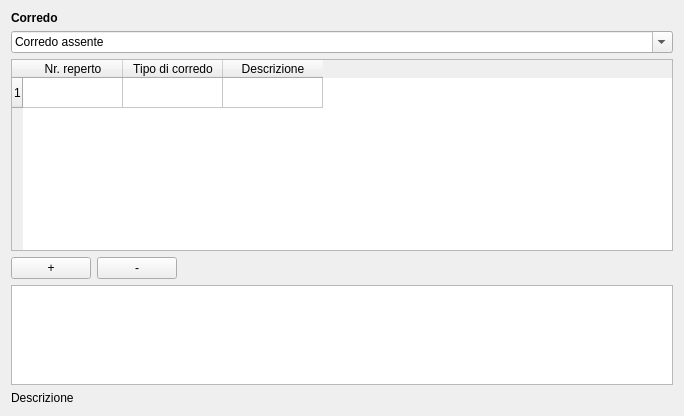
       <widget class="QWidget" name="tab_5">
        <attribute name="title">
         <string>Corredo</string>
        </attribute>
        <layout class="QGridLayout" name="gridLayout_11">
         <item row="0" column="0" colspan="2">
          <widget class="QLabel" name="label_17">
           <property name="font">
            <font>
             <weight>75</weight>
             <bold>true</bold>
            </font>
           </property>
           <property name="text">
            <string>Corredo </string>
           </property>
          </widget>
         </item>
         <item row="1" column="0" colspan="3">
          <widget class="QComboBox" name="comboBox_corredo_presenza">
           <property name="editable">
            <bool>true</bool>
           </property>
           <item>
            <property name="text">
             <string>Corredo assente</string>
            </property>
           </item>
           <item>
            <property name="text">
             <string>Corredo presente</string>
            </property>
           </item>
           <item>
            <property name="text">
             <string>Non determinabile</string>
            </property>
           </item>
          </widget>
         </item>
         <item row="2" column="0" colspan="3">
          <widget class="QTableWidget" name="tableWidget_corredo_tipo">
           <property name="frameShape">
            <enum>QFrame::StyledPanel</enum>
           </property>
           <property name="frameShadow">
            <enum>QFrame::Raised</enum>
           </property>
           <property name="verticalScrollBarPolicy">
            <enum>Qt::ScrollBarAsNeeded</enum>
           </property>
           <property name="horizontalScrollBarPolicy">
            <enum>Qt::ScrollBarAsNeeded</enum>
           </property>
           <property name="editTriggers">
            <set>QAbstractItemView::AnyKeyPressed|QAbstractItemView::DoubleClicked|QAbstractItemView::EditKeyPressed</set>
           </property>
           <property name="selectionMode">
            <enum>QAbstractItemView::SingleSelection</enum>
           </property>
           <property name="selectionBehavior">
            <enum>QAbstractItemView::SelectRows</enum>
           </property>
           <property name="rowCount">
            <number>1</number>
           </property>
           <property name="columnCount">
            <number>3</number>
           </property>
           <row/>
           <column>
            <property name="text">
             <string>Nr. reperto</string>
            </property>
           </column>
           <column>
            <property name="text">
             <string>Tipo di corredo</string>
            </property>
           </column>
           <column>
            <property name="text">
             <string>Descrizione</string>
            </property>
           </column>
          </widget>
         </item>
         <item row="3" column="0">
          <widget class="QPushButton" name="pushButton_insert_row_corredo">
           <property name="text">
            <string>+</string>
           </property>
          </widget>
         </item>
         <item row="3" column="1">
          <widget class="QPushButton" name="pushButton_remove_row_corredo">
           <property name="text">
            <string>-</string>
           </property>
          </widget>
         </item>
         <item row="3" column="2">
          <spacer name="horizontalSpacer_8">
           <property name="orientation">
            <enum>Qt::Horizontal</enum>
           </property>
           <property name="sizeHint" stdset="0">
            <size>
             <width>490</width>
             <height>20</height>
            </size>
           </property>
          </spacer>
         </item>
         <item row="4" column="0" colspan="3">
          <widget class="QTextEdit" name="textEdit_descrizione_corredo">
           <property name="maximumSize">
            <size>
             <width>16777215</width>
             <height>100</height>
            </size>
           </property>
           <property name="font">
            <font>
             <pointsize>10</pointsize>
            </font>
           </property>
           <property name="html">
            <string>&lt;!DOCTYPE HTML PUBLIC &quot;-//W3C//DTD HTML 4.0//EN&quot; &quot;http://www.w3.org/TR/REC-html40/strict.dtd&quot;&gt;
&lt;html&gt;&lt;head&gt;&lt;meta name=&quot;qrichtext&quot; content=&quot;1&quot; /&gt;&lt;style type=&quot;text/css&quot;&gt;
p, li { white-space: pre-wrap; }
&lt;/style&gt;&lt;/head&gt;&lt;body style=&quot; font-family:'Lucida Grande'; font-size:10pt; font-weight:400; font-style:normal;&quot;&gt;
&lt;p style=&quot;-qt-paragraph-type:empty; margin-top:0px; margin-bottom:0px; margin-left:0px; margin-right:0px; -qt-block-indent:0; text-indent:0px; font-size:13pt;&quot;&gt;&lt;/p&gt;&lt;/body&gt;&lt;/html&gt;</string>
           </property>
          </widget>
         </item>
         <item row="5" column="0" colspan="2">
          <widget class="QLabel" name="label_9">
           <property name="text">
            <string>Descrizione </string>
           </property>
          </widget>
         </item>
        </layout>
       </widget>
